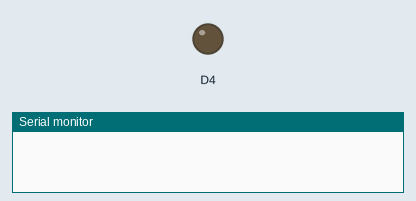
Recording of a sketch running on a simulated ESP8266 (NodeMCU). On the bench: output pins drawn as LEDs (lit = HIGH), the last lines printed to the serial monitor. WiFi joins after 1.5 s; servers stay silent unless stated.

Above: at 0.0 s.
At 2.1 s:
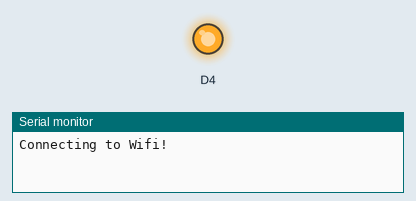
Timing chart, 0 to 4.0 s (numbered marks = the images above):
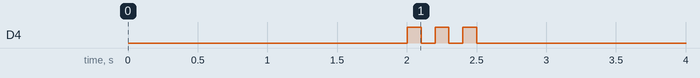

The sketch:

Connecting_to_WiFi_using_Station_Mode.ino
```cpp
#include <ESP8266WiFi.h>

int D = 100;

void Connect_to_WiFi()
{
  WiFi.mode(WIFI_STA);  // Configure NodeMCU as station
  WiFi.begin("SAAD", "Pakistan"); // Wifi.begin(ssid, password)

  delay (1000);

  Serial.print("Connecting to Wifi!");

  while (WiFi.status() != WL_CONNECTED)
  {
    digitalWrite(D4, 1);
    delay(D);
    digitalWrite(D4, 0);
    delay(D);
  }

  Serial.println("Wifi Connected!");
  Serial.print("IP Address: ");
  Serial.println(WiFi.localIP());

  Serial.print("MAC Address: ");
  Serial.println(WiFi.macAddress());
}

void setup() {
  // put your setup code here, to run once:
  pinMode(D4, OUTPUT);

  delay (1000);

  Serial.begin(9600);

  Connect_to_WiFi();
}

void loop() {
  // put your main code here, to run repeatedly:

}
```
